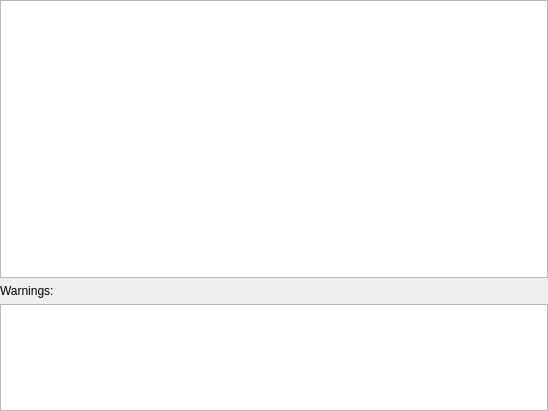
<?xml version="1.0" encoding="UTF-8"?>
<ui version="4.0">
 <comment>
 VBox frontends: Qt4 GUI (&quot;VirtualBox&quot;):

     Copyright (C) 2009 Oracle Corporation

     This file is part of VirtualBox Open Source Edition (OSE), as
     available from http://www.virtualbox.org. This file is free software;
     you can redistribute it and/or modify it under the terms of the GNU
     General Public License (GPL) as published by the Free Software
     Foundation, in version 2 as it comes in the &quot;COPYING&quot; file of the
     VirtualBox OSE distribution. VirtualBox OSE is distributed in the
     hope that it will be useful, but WITHOUT ANY WARRANTY of any kind.
 </comment>
 <class>UIApplianceEditorWidget</class>
 <widget class="QWidget" name="UIApplianceEditorWidget">
  <property name="geometry">
   <rect>
    <x>0</x>
    <y>0</y>
    <width>548</width>
    <height>411</height>
   </rect>
  </property>
  <layout class="QVBoxLayout" name="verticalLayout_2">
   <property name="margin">
    <number>0</number>
   </property>
   <item>
    <widget class="QTreeView" name="m_pTvSettings">
     <property name="sizePolicy">
      <sizepolicy hsizetype="Expanding" vsizetype="MinimumExpanding">
       <horstretch>0</horstretch>
       <verstretch>0</verstretch>
      </sizepolicy>
     </property>
    </widget>
   </item>
   <item>
    <widget class="QWidget" name="m_pWarningWidget" native="true">
     <property name="sizePolicy">
      <sizepolicy hsizetype="Preferred" vsizetype="Maximum">
       <horstretch>0</horstretch>
       <verstretch>0</verstretch>
      </sizepolicy>
     </property>
     <layout class="QVBoxLayout" name="verticalLayout">
      <property name="sizeConstraint"> 
       <enum>QLayout::SetDefaultConstraint</enum> 
      </property> 
      <property name="margin">
       <number>0</number>
      </property>
      <item>
       <widget class="QLabel" name="label">
        <property name="text">
         <string>Warnings:</string>
        </property>
       </widget>
      </item>
      <item>
       <widget class="QTextEdit" name="mWarningTextEdit">
        <property name="maximumSize">
         <size>
          <width>16777215</width>
          <height>107</height>
         </size>
        </property>
        <property name="autoFormatting">
         <set>QTextEdit::AutoBulletList</set>
        </property>
        <property name="readOnly">
         <bool>true</bool>
        </property>
       </widget>
      </item>
     </layout>
    </widget>
   </item>
  </layout>
 </widget>
 <resources/>
 <connections/>
</ui>
